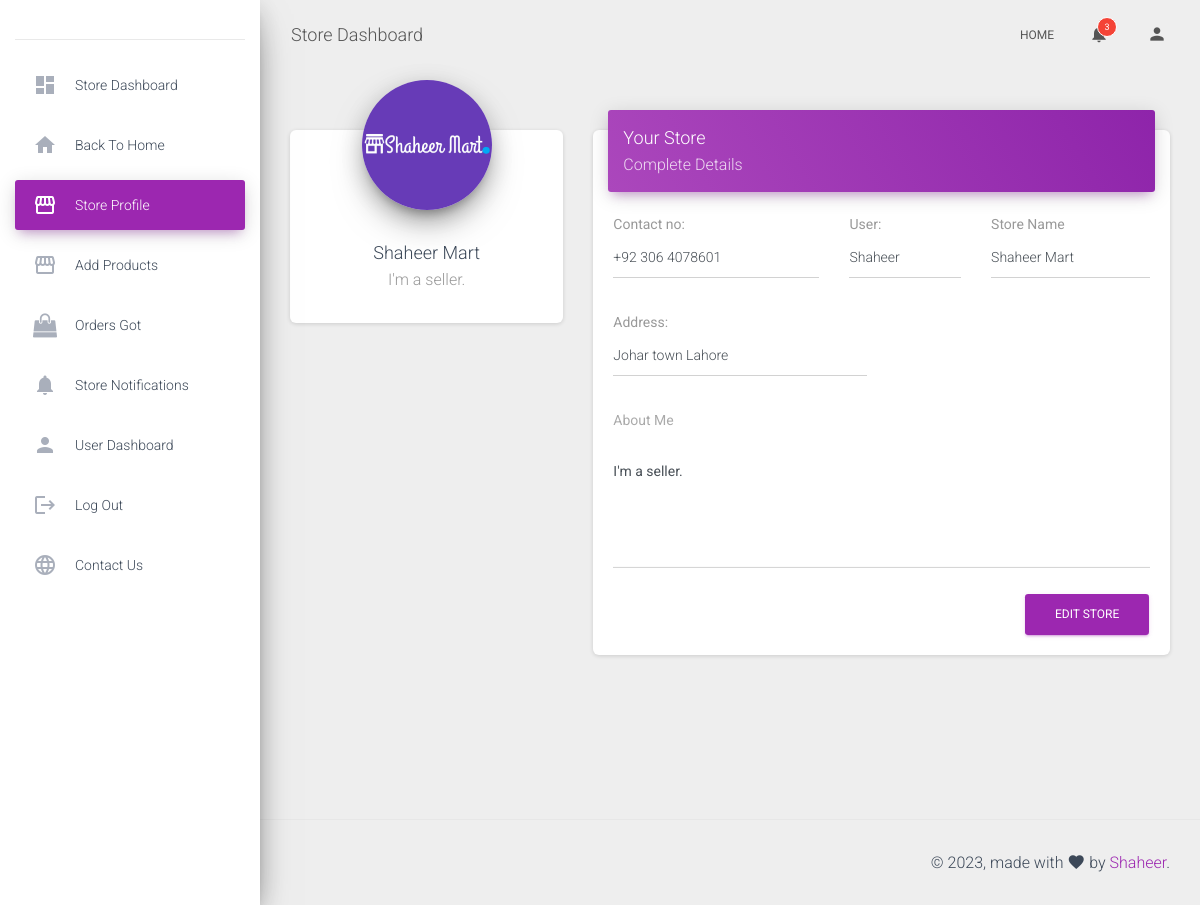
/vendor-profile/ (signed in), run on the app's committed database.
### core/models.py (models this page shows, shortened)
class Vendor(models.Model):
    vid = ShortUUIDField(unique=True, length=10, max_length=30, prefix="ven", alphabet="abcdefgh12345")
    title = models.CharField(max_length=100)
    address = models.CharField(max_length=100, default="123 main street")
    contact = models.CharField(max_length=100, default="+92 312 1234567")
    chat_resp_time = models.CharField(max_length=100, default="100")
    shipping_on_time = models.CharField(max_length=100, default="100")
    authentic_rating = models.CharField(max_length=100, default="100")
    image = models.ImageField(upload_to=user_directory_path)
    description = models.TextField(null=True, blank=True)
    user = models.OneToOneField(User, on_delete=models.SET_NULL, null=True)
    date = models.DateTimeField(auto_now_add=True, null=True, blank=True)
    avr_rating = models.FloatField(null=True)
    class Meta:
        verbose_name_plural = "Vendors"

### userauths/models.py (models this page shows)
class User(AbstractUser):
    email=models.EmailField(unique=True)
    username=models.CharField(max_length=100)
    bio=models.CharField(max_length=255)
    is_vendor = models.BooleanField(null=True, default=False)
    USERNAME_FIELD = "email"
    REQUIRED_FIELDS = ["username"]
    def __str__(self):
        return self.username

### core/views.py (the view)
# urls.py: path('vendor-profile/',views.vendor_profile,name="vendor-profile"),
@login_required
def vendor_profile(request):
    if not Vendor.objects.filter(user=request.user).exists():
        messages.warning(request, 'Please create your Store!')
        return redirect('create-vendor-profile')
    vendor = Vendor.objects.filter(user=request.user)
    context = {
        "vendor":vendor,
    }
    return render(request, "core/vendor-profile.html", context)

### templates/core/vendor-profile.html (shortened to what this page needs)
{% extends 'core/base3.html' %}
{% block body %} {% load static %}
<div class="content">
  <div class="container-fluid">
    <div class="row">
      <div class="col-md-4">
        <div class="card card-profile">
          <div class="card-avatar">
            {% for v in vendor %}
            {% if v.image %}
            <img class="img" src="{{v.image.url}}" />
            {% else %}
            <img class="img"
              src="https://www.google.com/url?sa=i&url=https%3A%2F%2Fwww.hudl.com%2Fprofile%2F5499830&psig=AOvVaw0TpLHiKIukyCX3VQ16OIei&ust=1683145611167000&source=images&cd=vfe&ved=0CBEQjRxqFwoTCODGy5S81_4CFQAAAAAdAAAAABAE" />
            {% endif %}
          </div>
          <div class="card-body">
            <h4 class="card-title">{{v.title}}</h4>
            <p class="card-description">
              {{v.description}}
            </p>
          </div>
          {% endfor %}
        </div>
      </div>
      <div class="col-md-8">
        <div class="card">
          <div class="card-header card-header-primary">
            <h4 class="card-title">Your Store</h4>
            <p class="card-category">Complete Details</p>
          </div>
          <div class="card-body">
            <form>
              <div class="row">
                <div class="col-md-5">
                  <div class="form-group">
                    {% for v in vendor %}
                    <label class="bmd-label-floating">Contact no:</label>
                    <p type="text" class="form-control">{{v.contact}}</p>
                    {% endfor %}
                  </div>
                </div>
                {% for v in vendor %}
                <div class="col-md-3">
                  <div class="form-group">
                    <label class="bmd-label-floating">User:</label>
                    <p class="form-control">{{v.user}}</p>
                  </div>
                </div>
                <div class="col-md-4">
                  <div class="form-group">
                    <label class="bmd-label-floating">Store Name</label>
                    <p class="form-control">{{v.title}}</p>
                  </div>
                </div>
              </div>
              <div class="row">
                <div class="col-md-6">
                  <div class="form-group">
                    <label class="bmd-label-floating">Address:</label>
                    <p class="form-control">{{v.address}}</p>
                  </div>
                </div>
              </div>
              <div class="row">
                <div class="col-md-12">
                  <div class="form-group">
                    <label>About Me</label>
                    <div class="form-group">
                      <textarea class="form-control" rows="5">{{v.description}}</textarea>
                    </div>
                  </div>
                </div>
              </div>
              {% endfor %}
              <a href="{% url 'update-store' %}" class="btn btn-primary pull-right">
                Edit Store
              </a>
              <div class="clearfix"></div>
            </form>
          </div>
        </div>
      </div>
    </div>
  </div>
</div>
{% endblock body %}

### data on the page
Vendor: image (picture), title "Shaheer Mart", description "I'm a seller.", contact "+92 306 4078601", user "Shaheer", address "Johar town Lahore"

### other printed values
{{ unread_ven_noti|length }} "3"
